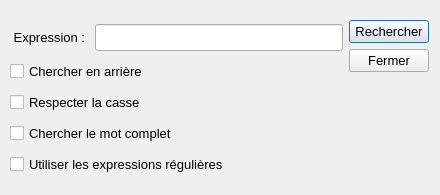
<?xml version="1.0" encoding="UTF-8"?>
<ui version="4.0">
 <class>FindDialog</class>
 <widget class="QDialog" name="FindDialog">
  <property name="geometry">
   <rect>
    <x>0</x>
    <y>0</y>
    <width>440</width>
    <height>195</height>
   </rect>
  </property>
  <property name="minimumSize">
   <size>
    <width>440</width>
    <height>195</height>
   </size>
  </property>
  <property name="maximumSize">
   <size>
    <width>440</width>
    <height>195</height>
   </size>
  </property>
  <property name="windowTitle">
   <string>Rechercher...</string>
  </property>
  <widget class="QWidget" name="layoutWidget">
   <property name="geometry">
    <rect>
     <x>10</x>
     <y>20</y>
     <width>419</width>
     <height>164</height>
    </rect>
   </property>
   <layout class="QHBoxLayout" name="horizontalLayout_2">
    <item>
     <layout class="QVBoxLayout" name="verticalLayout_2">
      <item>
       <layout class="QHBoxLayout" name="horizontalLayout">
        <item>
         <widget class="QLabel" name="label">
          <property name="font">
           <font>
            <pointsize>10</pointsize>
           </font>
          </property>
          <property name="text">
           <string> Expression : </string>
          </property>
         </widget>
        </item>
        <item>
         <widget class="QLineEdit" name="texteRecherche">
          <property name="font">
           <font>
            <pointsize>12</pointsize>
           </font>
          </property>
          <property name="text">
           <string/>
          </property>
         </widget>
        </item>
       </layout>
      </item>
      <item>
       <widget class="QCheckBox" name="checkBoxArriere">
        <property name="font">
         <font>
          <pointsize>10</pointsize>
         </font>
        </property>
        <property name="text">
         <string>Chercher en arrière</string>
        </property>
       </widget>
      </item>
      <item>
       <widget class="QCheckBox" name="checkBoxCasse">
        <property name="font">
         <font>
          <pointsize>10</pointsize>
         </font>
        </property>
        <property name="text">
         <string>Respecter la casse</string>
        </property>
       </widget>
      </item>
      <item>
       <widget class="QCheckBox" name="checkBoxMotEntier">
        <property name="font">
         <font>
          <pointsize>10</pointsize>
         </font>
        </property>
        <property name="text">
         <string>Chercher le mot complet</string>
        </property>
       </widget>
      </item>
      <item>
       <widget class="QCheckBox" name="checkBoxExpReg">
        <property name="font">
         <font>
          <pointsize>10</pointsize>
         </font>
        </property>
        <property name="text">
         <string>Utiliser les expressions régulières</string>
        </property>
       </widget>
      </item>
     </layout>
    </item>
    <item>
     <layout class="QVBoxLayout" name="verticalLayout">
      <item>
       <widget class="QPushButton" name="pushButtonRechercher">
        <property name="font">
         <font>
          <pointsize>10</pointsize>
         </font>
        </property>
        <property name="text">
         <string>Rechercher</string>
        </property>
       </widget>
      </item>
      <item>
       <widget class="QPushButton" name="pushButtonFermer">
        <property name="font">
         <font>
          <pointsize>10</pointsize>
         </font>
        </property>
        <property name="text">
         <string>Fermer</string>
        </property>
       </widget>
      </item>
      <item>
       <spacer name="verticalSpacer">
        <property name="orientation">
         <enum>Qt::Vertical</enum>
        </property>
        <property name="sizeHint" stdset="0">
         <size>
          <width>20</width>
          <height>40</height>
         </size>
        </property>
       </spacer>
      </item>
     </layout>
    </item>
   </layout>
  </widget>
 </widget>
 <resources/>
 <connections>
  <connection>
   <sender>pushButtonFermer</sender>
   <signal>clicked()</signal>
   <receiver>FindDialog</receiver>
   <slot>reject()</slot>
   <hints>
    <hint type="sourcelabel">
     <x>380</x>
     <y>77</y>
    </hint>
    <hint type="destinationlabel">
     <x>396</x>
     <y>127</y>
    </hint>
   </hints>
  </connection>
 </connections>
</ui>
